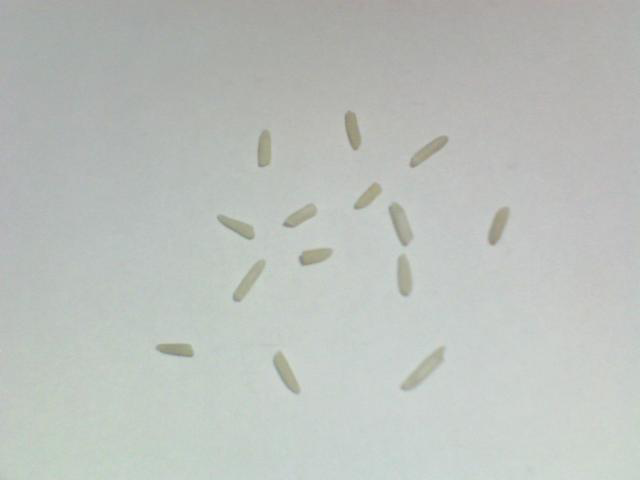
%> input picture Lab04/rice2.png, 640 x 480 px
$ octave rice2.m   (GNU Octave 9; MATLAB toolbox functions it lacks are replaced by stand-ins)
%> lines starting %> are read from the running program, lines starting %| are printed output that depends on the picture; in (x1, y1, x2, y2) boxes, pixels count from 0 and x2, y2 are one past the last pixel; in counts of white or black regions, pixels touching at a corner belong together; the program's own positions count from 1
%Detecting rice frains

clear;
clc;

%Read an image
img = imread('rice2.png');
%> img is the input picture: size 480x640x3 uint8; mean R, G, B 187.8, 192.2, 188.1
%color img -> gray img
if size(img, 3)==1
    gray = img;
else
    gray=rgb2gray(img);
end

figure(1);
imshow(gray);

% Display the histogram of the image
figure(2);
imhist(gray);
title('Histogram of Image (Gray)');
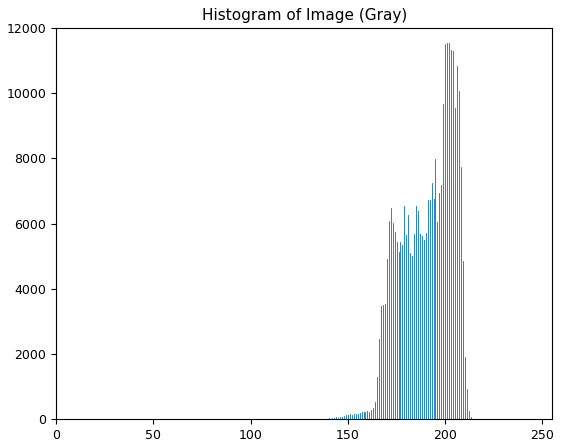
%> figure redrawn from the program's plot data; highest point at x = 202, y = 11543

% lowpassfiltering
gray = imgaussfilt(gray, 1);

%edge detact
imgB=edge(gray);
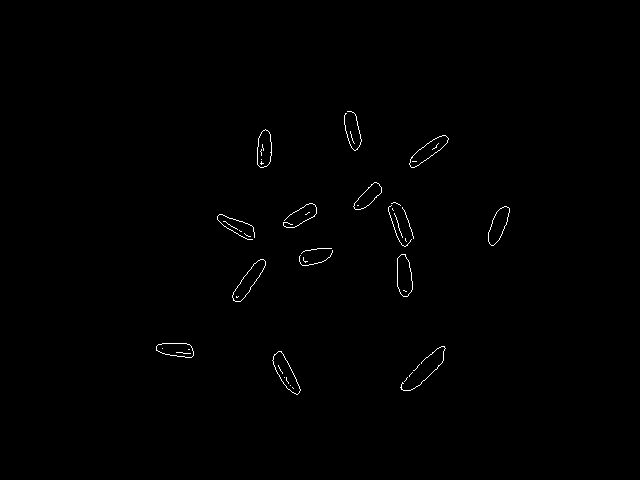
%> imgB: size 480x640 logical; 0.46% white in thin lines or dots, all inside (x1, y1, x2, y2) = (156, 111, 510, 395)

% 결과 출력
figure(3);
imshow(imgB);

%영역 추출 및 Sorting
se=strel('diamond',3);
%imgB= imerode(imgB, se);
imgB= imdilate(imgB, se);
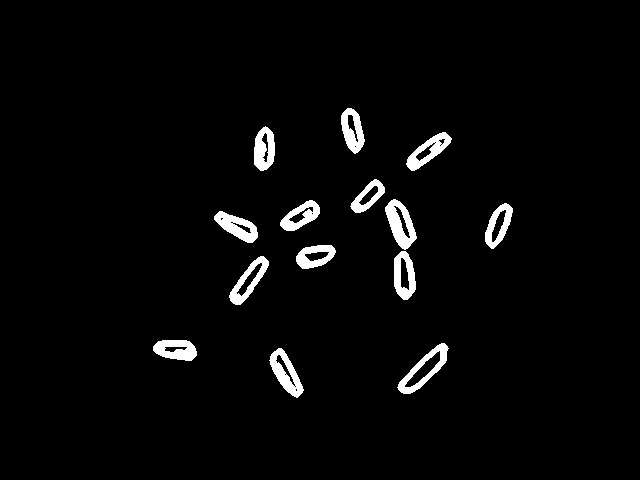
%> imgB: size 480x640 logical; 3.1% white; 14 white regions, largest, box (x1, y1, x2, y2) and area: (385, 199, 417, 250) 845, (269, 348, 304, 398) 776, (397, 343, 449, 394) 774

stats = regionprops(imgB, {'Area','centroid'});
%> stats = 14 regions; largest, Area and Centroid: 845 [401 224.8], 776 [286.7 374.1], 774 [424.8 370.3], 711 [237.6 227.3], 692 [429.2 151.4]
tab=struct2table(stats);
%> tab has the same summary as stats

ordered = sortrows(tab,1,"descend");
%> ordered has the same summary as stats

%Show results
figure(4);
imshow(imgB);
hold on;
Num=14;
title([' Detected Rices : ', num2str(Num)]);

for n=1:Num
    r=ordered.Centroid(n,1);
    c=ordered.Centroid(n,2);
    text(r,c,num2str(n),'Color','red');
    %text(r,c,'+','color','red');
end
%> this loop made 14 passes
%> (r, c) on passes 1 to 12: (401, 224.8), (286.7, 374.1), (424.8, 370.3), (237.6, 227.3), (429.2, 151.4), (249.3, 281.7), (264.8, 150.2), (176.7, 350.4), (404.8, 276.6), (353.2, 131.5), (301.4, 216.8), (499.1, 225.9)
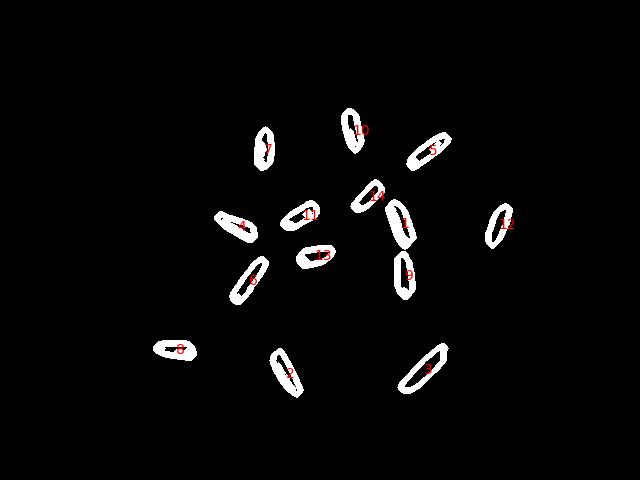
%> figure redrawn from the program's plot data; its title reads 'Detected Rices : 14'

hold off;

$ run again, with Lab04/rice1.png copied over Lab04/rice2.png
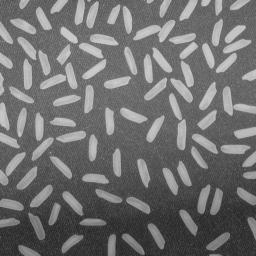
%> input picture Lab04/rice1.png, 256 x 256 px
%> img is the input picture: size 256x256 uint8; min 40, max 204, mean 111.2
%> `imgB=edge(gray);`:
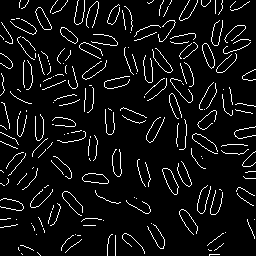
%> imgB: size 256x256 logical; 6.6% white in thin lines or dots
%> stats = 35 regions; largest, Area and Centroid: 10740 [190.5 78.8], 6070 [62.6 53.2], 3476 [38.9 134.2], 790 [210.4 201.3], 767 [177.6 178.3]
%> tab has the same summary as stats
%> ordered has the same summary as stats
%> the loop `for n=1:Num` made 14 passes
%> (r, c) on passes 1 to 8: (190.5, 78.8), (62.55, 53.2), (38.92, 134.2), (210.4, 201.3), (177.6, 178.3), (27.67, 201.5), (81.55, 211.5), (122.3, 243.9)
%> after the loop `for n=1:Num`:
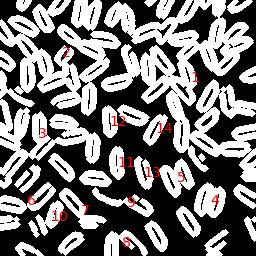
%> figure redrawn from the program's plot data; its title reads 'Detected Rices : 14'
